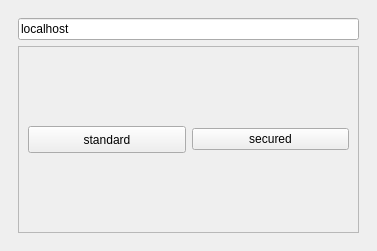
<?xml version="1.0" encoding="UTF-8"?>
<ui version="4.0">
 <class>MainWindow</class>
 <widget class="QMainWindow" name="MainWindow">
  <property name="geometry">
   <rect>
    <x>0</x>
    <y>0</y>
    <width>377</width>
    <height>251</height>
   </rect>
  </property>
  <property name="windowTitle">
   <string>MainWindow</string>
  </property>
  <widget class="QWidget" name="centralwidget">
   <layout class="QGridLayout" name="gridLayout">
    <item row="0" column="0">
     <widget class="QStackedWidget" name="stackedWidget">
      <property name="currentIndex">
       <number>0</number>
      </property>
      <widget class="QWidget" name="pageChoose">
       <layout class="QGridLayout" name="gridLayout_4">
        <item row="1" column="0">
         <widget class="QFrame" name="frame">
          <property name="frameShape">
           <enum>QFrame::StyledPanel</enum>
          </property>
          <property name="frameShadow">
           <enum>QFrame::Raised</enum>
          </property>
          <layout class="QHBoxLayout" name="horizontalLayout">
           <item>
            <widget class="QPushButton" name="buttonStandard">
             <property name="maximumSize">
              <size>
               <width>16777215</width>
               <height>27</height>
              </size>
             </property>
             <property name="text">
              <string>standard</string>
             </property>
            </widget>
           </item>
           <item>
            <widget class="QPushButton" name="buttonSecured">
             <property name="text">
              <string>secured</string>
             </property>
            </widget>
           </item>
          </layout>
         </widget>
        </item>
        <item row="0" column="0">
         <widget class="QLineEdit" name="lineIp">
          <property name="text">
           <string>localhost</string>
          </property>
         </widget>
        </item>
       </layout>
      </widget>
      <widget class="QWidget" name="pageAuth">
       <property name="minimumSize">
        <size>
         <width>359</width>
         <height>0</height>
        </size>
       </property>
       <property name="maximumSize">
        <size>
         <width>359</width>
         <height>16777215</height>
        </size>
       </property>
       <layout class="QGridLayout" name="gridLayout_11">
        <item row="0" column="0">
         <widget class="QWidget" name="widget" native="true">
          <layout class="QGridLayout" name="gridLayout_10">
           <item row="0" column="0">
            <widget class="QGroupBox" name="groupBox_2">
             <property name="title">
              <string>login</string>
             </property>
             <layout class="QGridLayout" name="gridLayout_9">
              <item row="0" column="0">
               <widget class="QLineEdit" name="lineUsername_2"/>
              </item>
              <item row="1" column="0">
               <widget class="QLineEdit" name="linePassword_2"/>
              </item>
             </layout>
            </widget>
           </item>
           <item row="0" column="1">
            <widget class="QPushButton" name="buttonSubmit_2">
             <property name="text">
              <string>submit</string>
             </property>
            </widget>
           </item>
          </layout>
         </widget>
        </item>
       </layout>
      </widget>
      <widget class="QWidget" name="pageLoading">
       <layout class="QGridLayout" name="gridLayout_5">
        <item row="0" column="0">
         <spacer name="horizontalSpacer">
          <property name="orientation">
           <enum>Qt::Horizontal</enum>
          </property>
          <property name="sizeHint" stdset="0">
           <size>
            <width>40</width>
            <height>20</height>
           </size>
          </property>
         </spacer>
        </item>
        <item row="0" column="1">
         <widget class="QLabel" name="labelMovie">
          <property name="text">
           <string>LOADING</string>
          </property>
          <property name="wordWrap">
           <bool>false</bool>
          </property>
         </widget>
        </item>
        <item row="0" column="2">
         <spacer name="horizontalSpacer_2">
          <property name="orientation">
           <enum>Qt::Horizontal</enum>
          </property>
          <property name="sizeHint" stdset="0">
           <size>
            <width>40</width>
            <height>20</height>
           </size>
          </property>
         </spacer>
        </item>
       </layout>
      </widget>
      <widget class="QWidget" name="pageClient">
       <layout class="QGridLayout" name="gridLayout_3">
        <item row="0" column="0">
         <widget class="QTabWidget" name="tabWidget">
          <property name="currentIndex">
           <number>0</number>
          </property>
          <widget class="QWidget" name="tabChat">
           <attribute name="title">
            <string>chat</string>
           </attribute>
           <layout class="QHBoxLayout" name="horizontalLayout_2">
            <item>
             <widget class="QLineEdit" name="lineChat"/>
            </item>
            <item>
             <widget class="QPushButton" name="buttonSend">
              <property name="text">
               <string>send</string>
              </property>
             </widget>
            </item>
           </layout>
          </widget>
          <widget class="QWidget" name="tabLog">
           <attribute name="title">
            <string>log</string>
           </attribute>
           <layout class="QGridLayout" name="gridLayout_2">
            <item row="0" column="0">
             <widget class="QStackedWidget" name="stackedWidgetLog">
              <property name="currentIndex">
               <number>0</number>
              </property>
              <widget class="QWidget" name="page">
               <layout class="QGridLayout" name="gridLayout_6">
                <item row="0" column="0">
                 <widget class="QTextBrowser" name="textLog">
                  <property name="html">
                   <string>&lt;!DOCTYPE HTML PUBLIC &quot;-//W3C//DTD HTML 4.0//EN&quot; &quot;http://www.w3.org/TR/REC-html40/strict.dtd&quot;&gt;
&lt;html&gt;&lt;head&gt;&lt;meta name=&quot;qrichtext&quot; content=&quot;1&quot; /&gt;&lt;meta charset=&quot;utf-8&quot; /&gt;&lt;style type=&quot;text/css&quot;&gt;
p, li { white-space: pre-wrap; }
hr { height: 1px; border-width: 0; }
li.unchecked::marker { content: &quot;\2610&quot;; }
li.checked::marker { content: &quot;\2612&quot;; }
&lt;/style&gt;&lt;/head&gt;&lt;body style=&quot; font-family:'Cantarell'; font-size:11pt; font-weight:400; font-style:normal;&quot;&gt;
&lt;p style=&quot;-qt-paragraph-type:empty; margin-top:0px; margin-bottom:0px; margin-left:0px; margin-right:0px; -qt-block-indent:0; text-indent:0px; font-size:10pt;&quot;&gt;&lt;br /&gt;&lt;/p&gt;&lt;/body&gt;&lt;/html&gt;</string>
                  </property>
                 </widget>
                </item>
               </layout>
              </widget>
             </widget>
            </item>
           </layout>
          </widget>
         </widget>
        </item>
       </layout>
      </widget>
     </widget>
    </item>
   </layout>
  </widget>
 </widget>
 <resources/>
 <connections/>
</ui>
